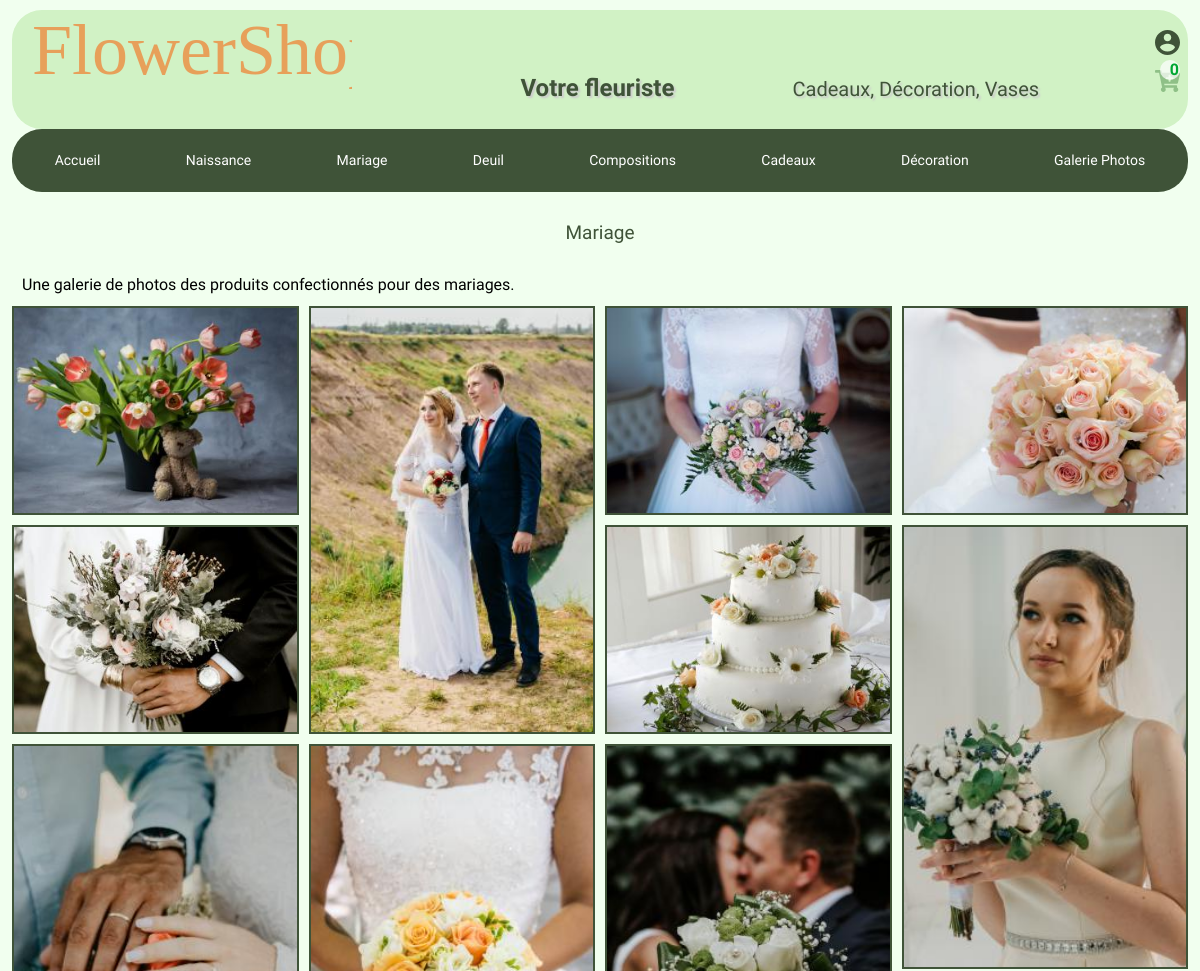
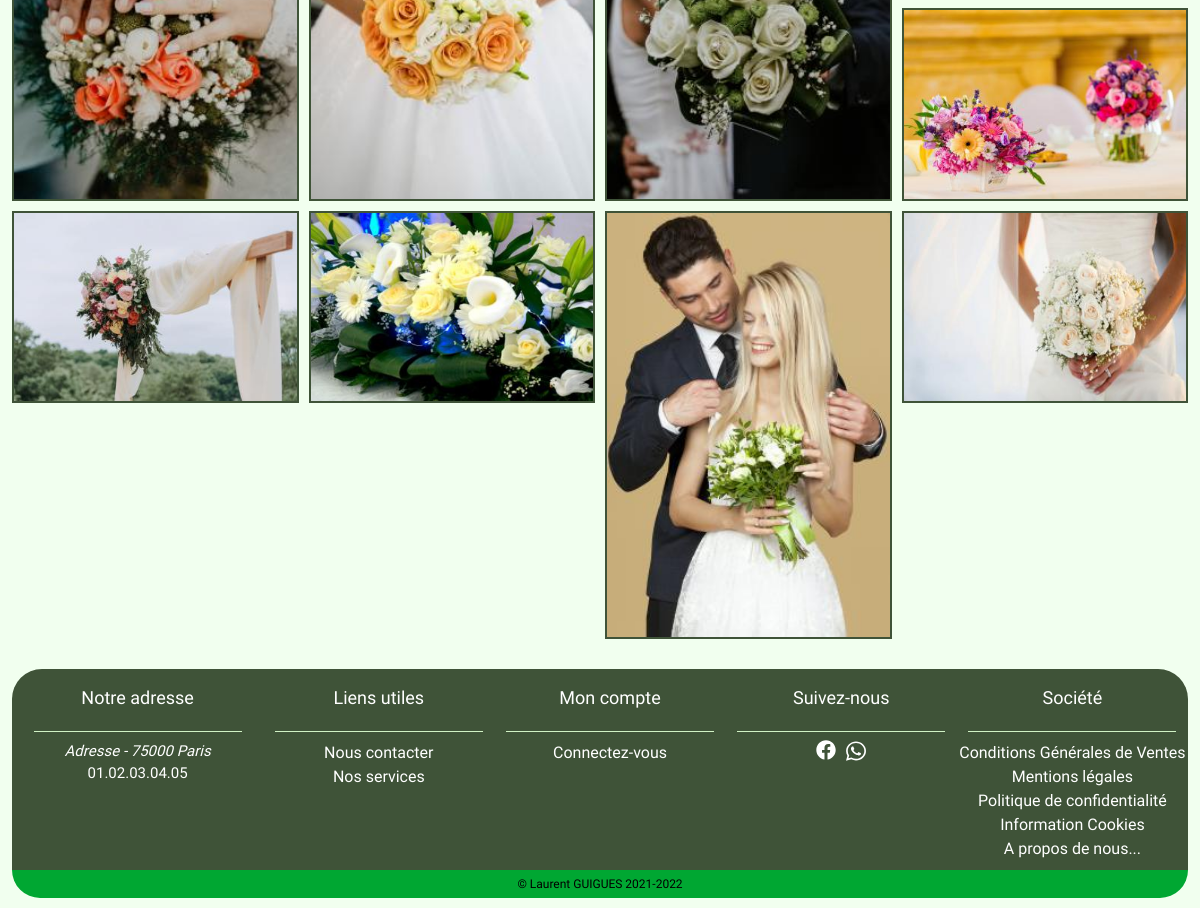
/index.php?page=category&id=2000, run on the app's committed database (2 pictures, top to bottom).
### tables this page shows
CREATE TABLE `category` (
  `id` int(10) NOT NULL,
  `id_category` int(10) DEFAULT NULL,
  `category_name` varchar(255) DEFAULT NULL,
  `title_category` varchar(255) DEFAULT NULL,
  `text_category` text,
  `category_product` int(11) DEFAULT NULL,
  `name_img_category` varchar(255) DEFAULT NULL
);

CREATE TABLE `images` (
  `id` int(10) NOT NULL,
  `id_product` int(10) DEFAULT NULL,
  `id_category` int(10) DEFAULT NULL,
  `name_large` varchar(255) DEFAULT NULL,
  `description_image` varchar(255) DEFAULT NULL,
  `name_category` varchar(255) DEFAULT NULL,
  `name_miniature` varchar(255) DEFAULT NULL,
  `orientation` varchar(255) DEFAULT NULL,
  `date_add` datetime DEFAULT NULL,
  `date_upd` datetime DEFAULT NULL
);

CREATE TABLE `shop` (
  `id` int(10) NOT NULL,
  `id_gender` int(10) NOT NULL,
  `lastname` varchar(255) DEFAULT NULL,
  `firstname` varchar(255) DEFAULT NULL,
  `capacity` varchar(255) DEFAULT NULL,
  `company` varchar(255) DEFAULT NULL,
  `addresse` varchar(255) DEFAULT NULL,
  `zip_code` varchar(5) DEFAULT NULL,
  `city` varchar(255) DEFAULT NULL,
  `country` varchar(255) DEFAULT NULL,
  `phone` varchar(14) DEFAULT NULL,
  `siret` varchar(14) DEFAULT NULL,
  `rcs` varchar(255) DEFAULT NULL,
  `localization_map` longtext,
  `homepage_teaser_title` varchar(255) DEFAULT NULL
);

CREATE TABLE `social_network` (
  `id` int(10) NOT NULL,
  `network_name` varchar(255) DEFAULT NULL,
  `network_url` varchar(255) DEFAULT NULL,
  `network_img` varchar(255) DEFAULT NULL,
  `network_description` varchar(45) DEFAULT NULL,
  `active` tinyint(1) NOT NULL
);

CREATE TABLE `content` (
  `id_page` int(10) NOT NULL,
  `title_content` varchar(255) DEFAULT NULL,
  `text_content` text,
  `img_content` varchar(255) DEFAULT NULL,
  `deletable` int(11) DEFAULT NULL,
  `active` int(11) DEFAULT NULL,
  `id_location` int(10) DEFAULT '0',
  `date_add` date DEFAULT NULL,
  `date_upd` date DEFAULT NULL
);

### controllers/LayoutController.php (called while the page is built, shortened)
<?php
require('models/Shop.php');
require('models/SocialNetwork.php');
require('models/Category.php');
require('models/Content.php');
class LayoutController
{
    public function __construct()
    {
        $this -> _shopInformation = new Shop();
        $this -> _socialNetwork = new SocialNetwork();
        $this -> _category = new Category();
        $this -> _content = new Content();
        $this -> _shopInformation = $this -> _shopInformation -> getShopInformation();
        $this -> authorizedTags = '<p><strong><ol><ul><li><a><em><hr><table><caption><thead><tr><th><tbody><td><s><blockquote><img>';
    }
}

### models/Category.php (called while the page is built, shortened)
<?php
class category
{
    private $_db;
    public function __construct()
    {
        $this -> _connectDb = new configDb();
        $this -> _db = $this -> _connectDb -> getConnection();
    }
    public function getCategorys()
    {
        $query = $this -> _db -> prepare('SELECT id_category, category_name, title_category, text_category, category_product FROM category');
        $query -> execute();
        $categorys = $query -> fetchAll();
        return $categorys;
    }
    public function getInfoByCategory($idCategory)
    {
        $query = $this -> _db -> prepare('SELECT id_category, title_category, text_category, category_product FROM category WHERE id_category = ?');
        $query -> execute([$idCategory]);
        $infoCategory = $query -> fetch();
        return $infoCategory;
    }
}

### config/configDb.php (called while the page is built)
<?php
class configDb {
    private $_db;
    public function __construct()
    {
        try
        {
            $this -> _db = new PDO('mysql:host=localhost;dbname=flower_shop;charset=utf8','root', 'root', array(PDO::ATTR_ERRMODE=>PDO::ERRMODE_WARNING));
        }
        catch(Exception $e)
        {
            die('Message : Erreur de connexion à votre base de donnée'.$e->getMessage());
        }
    }
    public function getConnection()
    {
        return $this -> _db;
    }
}

### models/Images.php (called while the page is built, shortened)
<?php
class Images
{
    private $_db;
    public function __construct()
    {
        $this -> _connectDb = new configDb();
        $this -> _db = $this -> _connectDb -> getConnection();
    }
    public function getImagesByCategory($idCategory)
    {
        $query = $this -> _db -> prepare('SELECT id, id_category, name_large, description_image, name_category, orientation FROM images WHERE id_category = ?');
        $query -> execute([$idCategory]);
        $imagesCategory = $query -> fetchAll();
        return $imagesCategory;
    }
}

### models/Shop.php (called while the page is built, shortened)
<?php
class Shop
{
    private $_db;
    public function __construct()
    {
        $this -> _connectDb = new configDb();
        $this -> _db = $this -> _connectDb -> getConnection();
    }
    public function getShopInformation()
    {
        $query = $this -> _db -> prepare('SELECT id,shop.id_gender,gender.gender_name,lastname,firstname,capacity,company,addresse,zip_code,city,country,phone,siret,rcs,localization_map,homepage_teaser_title FROM shop INNER JOIN gender ON shop.id_gender = gender.id_gender');
        $query -> execute();
        $shopInformation = $query -> fetch();
        return $shopInformation;
    }
}

### models/SocialNetwork.php (called while the page is built, shortened)
<?php
class SocialNetwork
{
    private $_db;
    public function __construct()
    {
        $this -> _connectDb = new configDb();
        $this -> _db = $this -> _connectDb -> getConnection();
    }
    public function getActiveSocialNetworks()
    {
        $query = $this -> _db -> prepare('SELECT id,network_name,network_url,network_img,network_description FROM social_network WHERE active = 1');
        $query -> execute();
        $socialNetworks = $query -> fetchAll();
        return $socialNetworks;
    }
}

### models/Content.php (called while the page is built, shortened)
<?php
class Content
{
    private $_db;
    public function __construct()
    {
        $this -> _connectDb = new configDb();
        $this -> _db = $this -> _connectDb -> getConnection();
    }
    public function getLinksFooterByLocation($idLocation)
    {
        $query = $this -> _db -> prepare('SELECT id_page, title_content, active FROM content WHERE id_location = ? AND active = 1');
        $query -> execute([$idLocation]);
        $linksFooter = $query -> fetchAll();
        return $linksFooter;
    }
}

### www/views/gallery/gallery.phtml (the view)
<article>
    <div class="row">
        <h2 class="title-gallery"><?= htmlspecialchars($infoCategory['title_category']) ?></h2>
        <div class="text-category-gallery"><?= strip_tags($infoCategory['text_category'], $tags) ?></div>
        <div class="gallery">
            <?php foreach ($imagesCategory as $image) : ?>
                <img class="<?= htmlspecialchars($image['orientation']) ?>" src="www/assets/img/gallery/category/<?= htmlspecialchars($image['orientation']) . '/' . htmlspecialchars($image['name_category']) ?>" alt="<?= htmlspecialchars($image['description_image']) ?>" title="<?= htmlspecialchars($image['description_image']) ?>">
            <?php endforeach; ?>
        </div>
    </div>
</article>

### www/views/templates/layout.phtml (shortened to what this page needs)
<!DOCTYPE html>
<html lang="fr">
<head>
    <link rel="stylesheet" href="https://cdnjs.cloudflare.com/ajax/libs/font-awesome/5.15.4/css/all.min.css" />
    <link rel="stylesheet" type="text/css" href="www/assets/css/normalize.css">
    <link rel="stylesheet" type="text/css" href="www/assets/css/theme.css">
</head>
<body class="scroll">
    <div class="container">
        <header>
            <div class="logo"><a class="logo" href="index.php"><img src="www/assets/img/svg/logo/logo.svg" alt="Logo du fleuriste FlowerShop" title="Votre fleuriste FlowerShop"></a>
                <h1>Votre fleuriste</h1>
                <p class="display-desktop-product">Cadeaux, Décoration, Vases</p>
            </div>
            <nav>
                <span id="userMenuClosed" class="icon-account-user">
                    <img src="www/assets/img/svg/icons/<?= !isset($_SESSION['idUser']) ? 'account_offline.svg' : 'account_online.svg' ?>" alt="Connexion espace client" title="<?= !isset($_SESSION['idUser']) ? 'Connectez-vous' : 'Mon compte' ?>">
                </span>
            </nav>
            <div class="icon-cart">
                <a id="cartStatus" href="index.php?page=viewCart" title="Mon panier">
                    <img src="www/assets/img/svg/icons/<?= empty($_SESSION['basket']) ? 'cart_empty.svg' : 'cart_full.svg' ?>" alt="Panier" title="<?= empty($_SESSION['basket']) ? 'Panier vide' : 'Voir votre panier' ?>">
                    <div class="cart-qty">
                        <span id="targetCartQty" class="qty">
                            <?= empty($_SESSION['basket']) ? '0' : '' ?>
                        </span>
                    </div>
                </a>
            </div>
                        <?php foreach ($this->_category->getCategorys() as $linkCategory) : ?>
                            <li><a href="index.php?page=category&id=<?= htmlspecialchars($linkCategory['id_category']) ?>" title="<?= htmlspecialchars($linkCategory['category_name']) ?>"><?= htmlspecialchars($linkCategory['category_name']) ?></a></li>
                        <?php endforeach; ?>
        </header>
        <main class="main-containt">
            <nav class="header-nav-desktop">
                <a class="nav-desktop" href="index.php" title="Accueil">Accueil</a>
                <?php foreach ($this->_category->getCategorys() as $linkCategory) : ?>
                    <a class="nav-desktop" href="index.php?page=category&id=<?= htmlspecialchars($linkCategory['id_category']) ?>" title="<?= htmlspecialchars($linkCategory['category_name']) ?>"><?= htmlspecialchars($linkCategory['category_name']) ?></a>
                <?php endforeach; ?>
            </nav>
            <?php require $template . ".phtml" ?>
        </main>
        <footer>
            <div class="row-footer">
                <section class="footer-address">
                    <h3 class="title-footer">Notre adresse</h3>
                    <div class="tirets"></div>
                    <address><?= htmlspecialchars($this->_shopInformation['addresse']) . " - " . htmlspecialchars($this->_shopInformation['zip_code']) . " " . htmlspecialchars($this->_shopInformation['city']) ?></address>
                    <span><?= htmlspecialchars($this->_shopInformation['phone']) ?></span>
                </section>
                <nav class="footer-nav">
                    <h3 class="title-footer">Liens utiles</h3>
                    <div class="tirets"></div>
                    <ul>
                        <li><a href="index.php?page=contact" title="Nous contacter">Nous contacter</a></li>
                        <li><a href="index.php?page=services" title="Nos services">Nos services</a></li>
                    </ul>
                </nav>
                <nav class="footer-nav">
                    <h3 class="title-footer">Mon compte</h3>
                    <div class="tirets"></div>
                    <ul>
                        <?php if (isset($_SESSION['idUser'])) : ?>
                            <li><a href="index.php?page=customer_account" title="Mon compte">Mon compte</a></li>
                            <li><a href="index.php?page=identity" title="Mes informations">Mes Informations</a></li>
                            <li><a href="index.php?page=userAddress" title="Mes adresses">Mes adresses</a></li>
                            <li><a href="index.php?page=myOrders" title="Mes commandes">Mes commandes</a></li>
                            <li><a href="index.php?page=myBookingsFlowerWorkshop" title="Mes ateliers">Mes ateliers</a></li>
                            <li><a href="index.php?page=myMessages" title="Mes messages">Mes messages</a></li>
                            <li><a href="index.php?page=disconnection" title="Déconnexion">Déconnexion</a></li>
                        <?php else : ?>
                            <li><a href="index.php?page=authentification" title="Connectez-vous">Connectez-vous</a></li>
                        <?php endif; ?>
                    </ul>
                </nav>
                <section class="icon-social">
                    <h3 class="title-footer">Suivez-nous</h3>
                    <div class="tirets"></div>
                    <div class="icons">
                        <?php foreach ($this->_socialNetwork->getActiveSocialNetworks() as $socialNetwork) : ?>
                            <a href="<?= htmlspecialchars($socialNetwork['network_url']) ?>" title="<?= htmlspecialchars($socialNetwork['network_url']) ?>">
                                <img class="social-icons" src="www/assets/img/svg/icons/<?= htmlspecialchars($socialNetwork['network_img']) ?>" alt="<?= htmlspecialchars($socialNetwork['network_description']) ?>" title="<?= htmlspecialchars($socialNetwork['network_name']) ?>">
                            </a>
                        <?php endforeach; ?>
                    </div>
                </section>
                <nav class="footer-nav">
                    <h3 class="title-footer">Société</h3>
                    <div class="tirets"></div>
                    <ul>
                        <?php foreach ($this->_content->getLinksFooterByLocation($idLocation = 6) as $linkFooter) : ?>
                            <li><a href="index.php?page=static&id=<?= htmlspecialchars($linkFooter['id_page']) ?>" title="<?= htmlspecialchars($linkFooter['title_content']) ?>"><?= htmlspecialchars($linkFooter['title_content']) ?></a></li>
                        <?php endforeach; ?>
                    </ul>
                </nav>
            </div>
            <div class="copyright">
                <span>&copy;<a href="https://www.linkedin.com/in/laurent-guigues-25939b69/" title="Copyright Laurent GUIGUES"> Laurent GUIGUES 2021-<?= date('Y') ?></a></span>
            </div>
        </footer>
    </div>
</body>
</html>

### data on the page
category: category_name "Naissance"
category: category_name "Mariage", title_category "Mariage", text_category "Une galerie de photos des produits confectionnés pour des mariages."
category: category_name "Deuil"
category: category_name "Compositions"
category: category_name "Cadeaux"
category: category_name "Décoration"
category: category_name "Galerie Photos"
images: orientation+name_category (picture)
images: orientation+name_category (picture)
images: orientation+name_category (picture)
images: orientation+name_category (picture)
images: orientation+name_category (picture)
images: orientation+name_category (picture)
images: orientation+name_category (picture)
images: orientation+name_category (picture)
images: orientation+name_category (picture)
images: orientation+name_category (picture)
images: orientation+name_category (picture)
images: orientation+name_category (picture)
images: orientation+name_category (picture)
images: orientation+name_category (picture)
images: orientation+name_category (picture)
shop: addresse "Adresse", zip_code "75000", city "Paris", phone "01.02.03.04.05"
social_network: network_img (picture)
social_network: network_img (picture)
content: title_content "Conditions Générales de Ventes"
content: title_content "Mentions légales"
content: title_content "Politique de confidentialité"
content: title_content "Information Cookies"
content: title_content "A propos de nous..."
